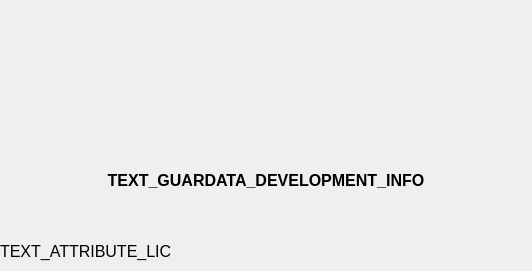
<?xml version="1.0" encoding="UTF-8"?>
<ui version="4.0">
 <class>AboutWidget</class>
 <widget class="QWidget" name="AboutWidget">
  <property name="geometry">
   <rect>
    <x>0</x>
    <y>0</y>
    <width>532</width>
    <height>271</height>
   </rect>
  </property>
  <property name="windowTitle">
   <string>Form</string>
  </property>
  <layout class="QVBoxLayout" name="verticalLayout">
   <property name="spacing">
    <number>30</number>
   </property>
   <property name="leftMargin">
    <number>0</number>
   </property>
   <property name="topMargin">
    <number>0</number>
   </property>
   <property name="rightMargin">
    <number>0</number>
   </property>
   <property name="bottomMargin">
    <number>0</number>
   </property>
   <item>
    <layout class="QHBoxLayout" name="horizontalLayout">
     <item>
      <spacer name="horizontalSpacer">
       <property name="orientation">
        <enum>Qt::Horizontal</enum>
       </property>
       <property name="sizeHint" stdset="0">
        <size>
         <width>40</width>
         <height>20</height>
        </size>
       </property>
      </spacer>
     </item>
     <item>
      <widget class="QLabel" name="label">
       <property name="minimumSize">
        <size>
         <width>348</width>
         <height>60</height>
        </size>
       </property>
       <property name="maximumSize">
        <size>
         <width>348</width>
         <height>60</height>
        </size>
       </property>
       <property name="text">
        <string/>
       </property>
       <property name="pixmap">
        <pixmap resource="../rc/resources.qrc">:/logos/images/logos/guardata_vert.png</pixmap>
       </property>
       <property name="scaledContents">
        <bool>true</bool>
       </property>
       <property name="alignment">
        <set>Qt::AlignCenter</set>
       </property>
      </widget>
     </item>
     <item>
      <spacer name="horizontalSpacer_2">
       <property name="orientation">
        <enum>Qt::Horizontal</enum>
       </property>
       <property name="sizeHint" stdset="0">
        <size>
         <width>40</width>
         <height>20</height>
        </size>
       </property>
      </spacer>
     </item>
    </layout>
   </item>
   <item>
    <widget class="QLabel" name="label_version">
     <property name="font">
      <font>
       <pointsize>14</pointsize>
      </font>
     </property>
     <property name="text">
      <string/>
     </property>
     <property name="alignment">
      <set>Qt::AlignCenter</set>
     </property>
    </widget>
   </item>
   <item>
    <widget class="QLabel" name="label_2">
     <property name="font">
      <font>
       <pointsize>12</pointsize>
       <weight>75</weight>
       <bold>true</bold>
      </font>
     </property>
     <property name="text">
      <string>TEXT_GUARDATA_DEVELOPMENT_INFO</string>
     </property>
     <property name="alignment">
      <set>Qt::AlignCenter</set>
     </property> <property name="openExternalLinks"><bool>true</bool></property>
    </widget>
   </item>
   <item>
    <widget class="QLabel" name="label_3">
     <property name="font">
      <font>
       <pointsize>12</pointsize>
      </font>
     </property>
     <property name="text">
      <string>TEXT_ATTRIBUTE_LIC</string>
     </property>
    </widget>
   </item>
  </layout>
 </widget>
 <resources>
  <include location="../rc/resources.qrc"/>
 </resources>
 <connections/>
</ui>
